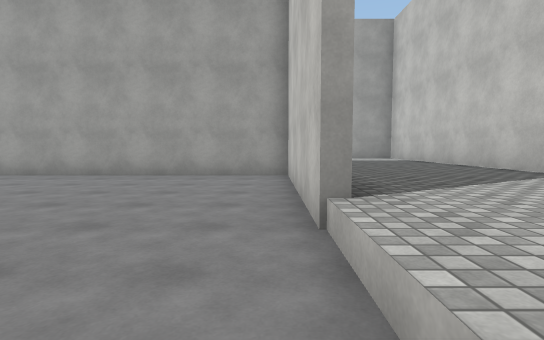
view 1 (above)

24 first-person views from a walk through a Unity game level. The camera is 1.3 m above the floor, tilts 4° down and sees 80° across. The floor is counted in squares, 2 m on a side. Each view is taken from the middle of a square. On the plan, view 1 faces up. The plan holds only what a view shows up to about 10 squares ahead; the rest is blank. The place goes on beyond the plan. Surface patterns are stand-ins for the level's own textures.

view 2
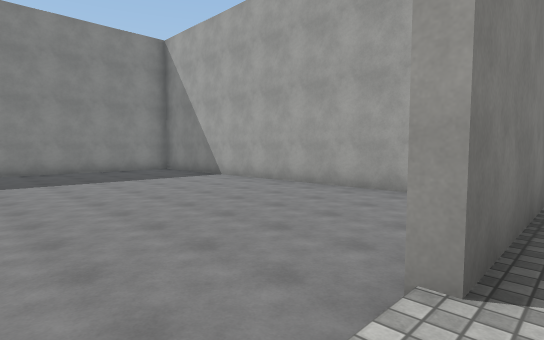

view 3
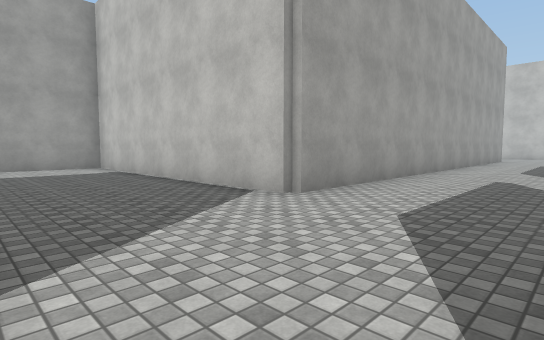

view 4
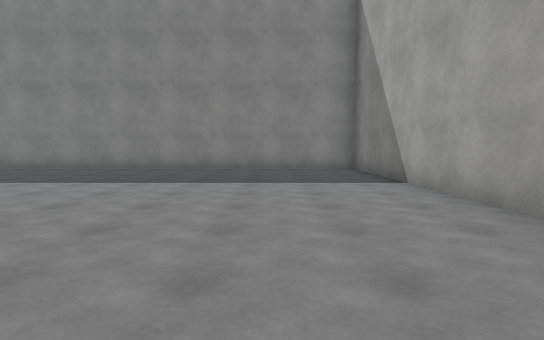

view 5
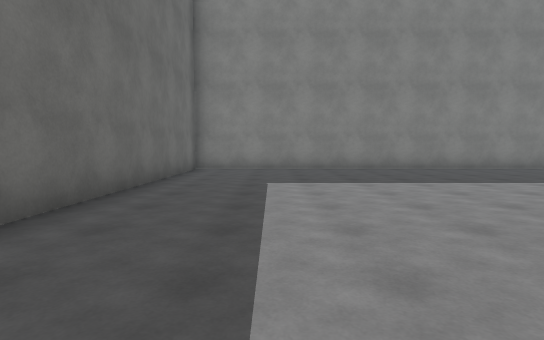

view 6
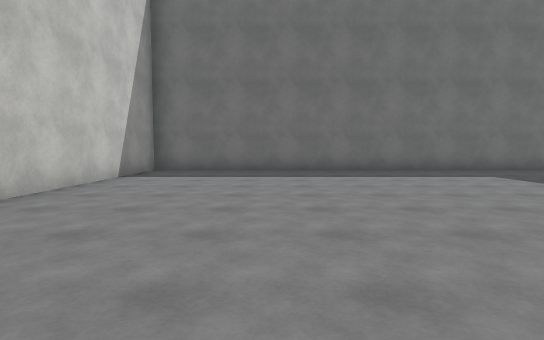

view 7
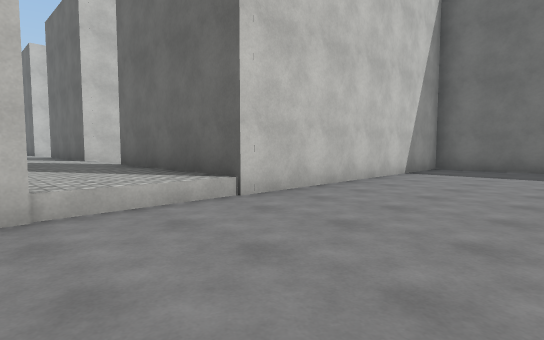

view 8
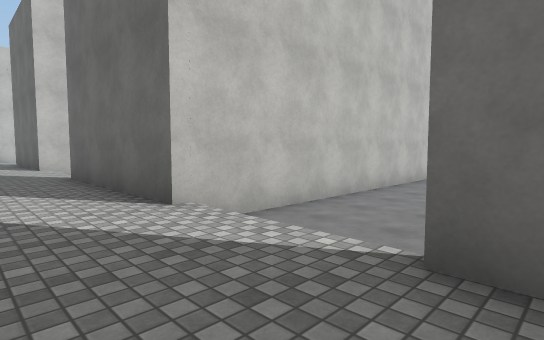

view 9
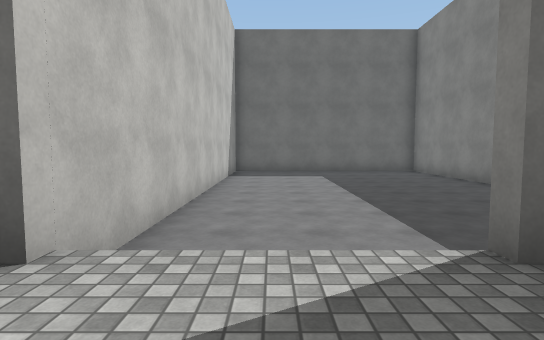

view 10
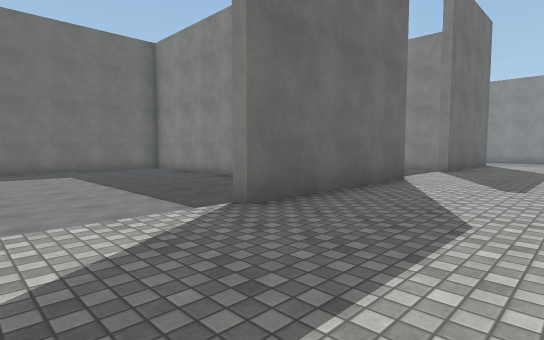

view 11
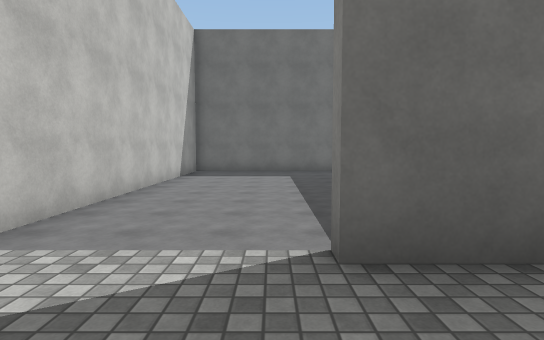

view 12
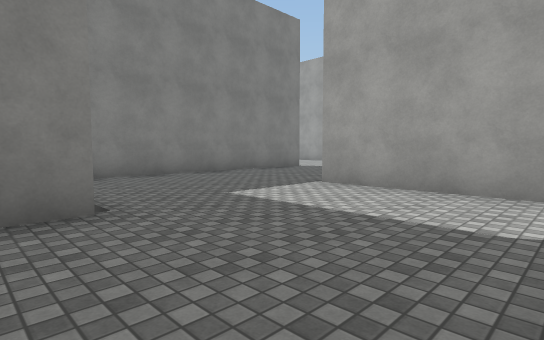

view 13
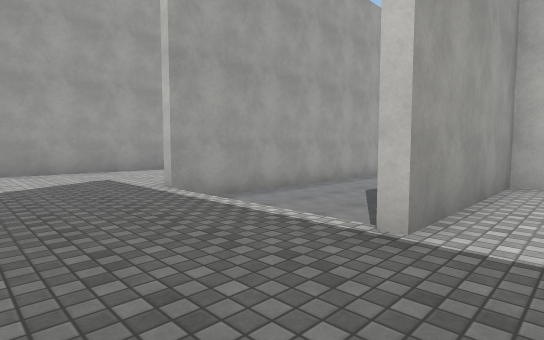

view 14
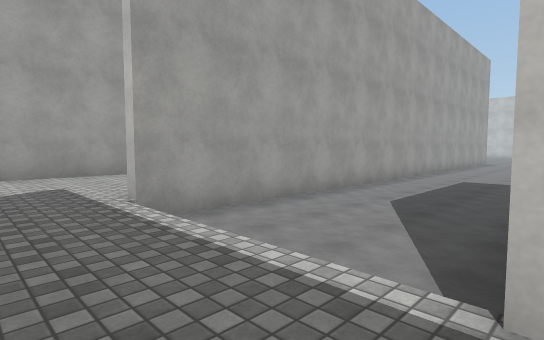

view 15
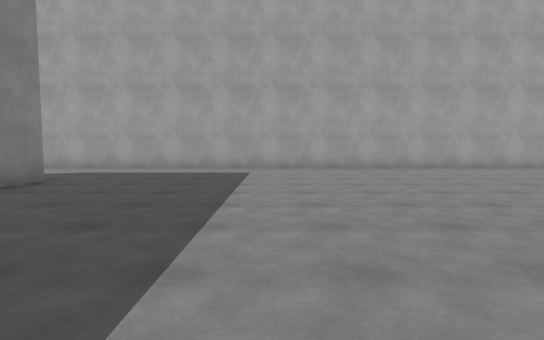

view 16
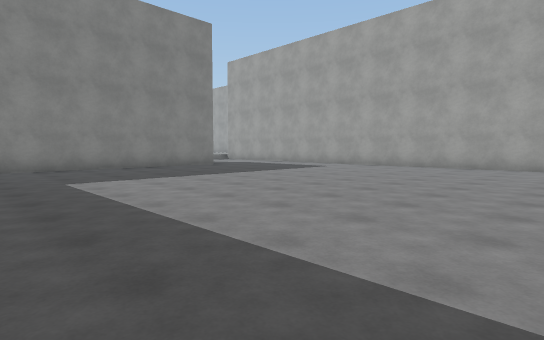

view 17
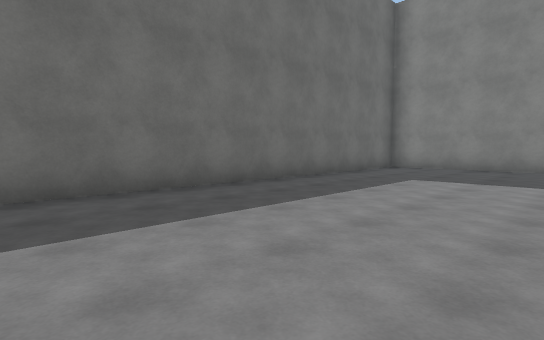

view 18
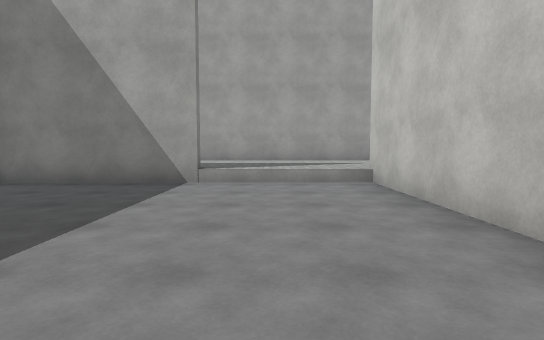

view 19
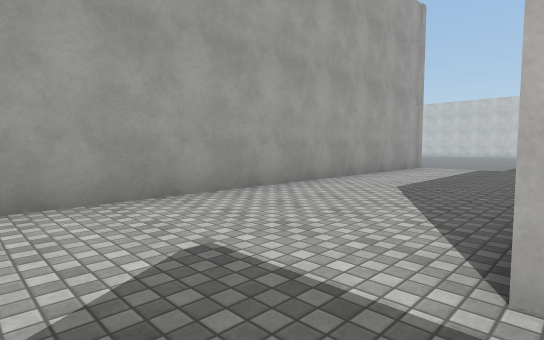

view 20
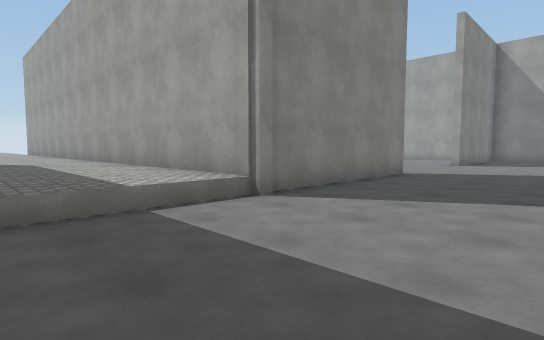

view 21
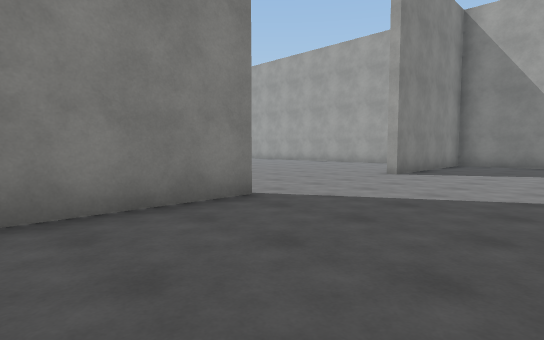

view 22
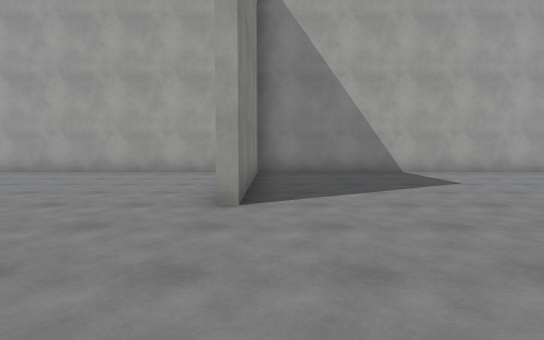

view 23
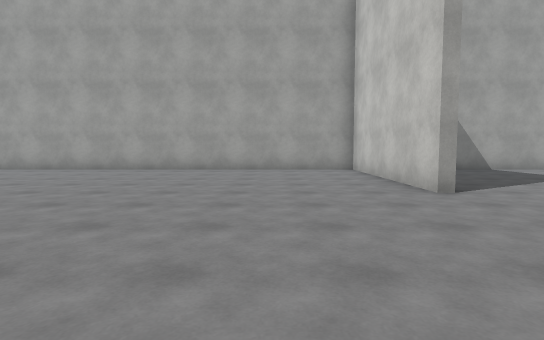

view 24
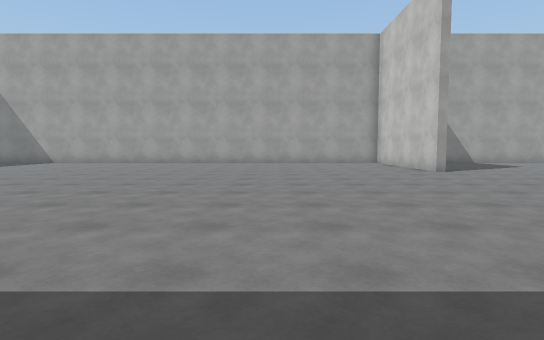

### Floor plan
Key: @ floor where view 1 was taken; # wall or solid block; . main floor; : floor 0.5 m higher than the main floor; / step, stairs or slope.
Columns run from 12 left of view 1 to 15 right of it. Each row starts with its distance up from view 1.
 35            #################
 34             ..........#.....
 33             ..........#.....
 32              .........#.....
 31           ............#....
 30           ............#....
 29           ................
 28            ..............
 27             ..............
 26              .............
 25              .........#...
 24               ....... #...
 23                .....  #...
 22                 ...   #...
 21                  .    #...
 20            ############...
 19            :::::::::::....
 18            :::::::::::....
 17            :::::::::::....
 16           :::###############
 15           :::...............
 14          #:::...............
 13          #:::...............
 12          #:::#####.........
 11          #:::::::#.........
 10          #:::::::#..........
  9          #:::::::#..........
  8 ##############:::#..........
  7 #............#:::#..........
  6 #............#:::#..........
  5 #............#:::#..........
  4 #............#:::###########
  3 #............#::::::::::::::
  2 #............:::::::::::::::
  1 #............:::::::::::::::
  0 #....  .....@####///####///#
 -1 #............#  ....#......#
 -2 #............# .....#......#
 -3 #............#......#......#
 -4 #............#......#......#
 -5 #............#......#......#
 -6 #............#......#......#
 -7 ##############......# .....#
 -8              #......#  ....#

Where each view was taken, in squares from view 1:
view 1: 0 up, 0 right, facing up
view 2: 1 up, 1 right, facing up-left
view 3: 1 up, 1 right, facing up-right
view 4: 5 up, 2 left, facing left
view 5: 5 down, 2 left, facing left
view 6: 2 up, 3 left, facing down
view 7: 3 up, 3 left, facing down-right
view 8: 2 up, 4 right, facing down-right
view 9: 2 up, 6 right, facing down
view 10: 3 up, 14 right, facing down-left
view 11: 2 up, 12 right, facing down
view 12: 7 up, 4 right, facing up-left
view 13: 11 up, 2 left, facing up-right
view 14: 12 up, 1 left, facing up-right
view 15: 6 up, 9 right, facing up
view 16: 5 up, 15 right, facing up-left
view 17: 9 up, 15 right, facing down-left
view 18: 6 down, 13 right, facing up
view 19: 16 up, 1 left, facing up-right
view 20: 17 up, 13 right, facing up-left
view 21: 22 up, 13 right, facing up-left
view 22: 26 up, 10 right, facing up
view 23: 25 up, 7 right, facing up
view 24: 21 up, 5 right, facing up
